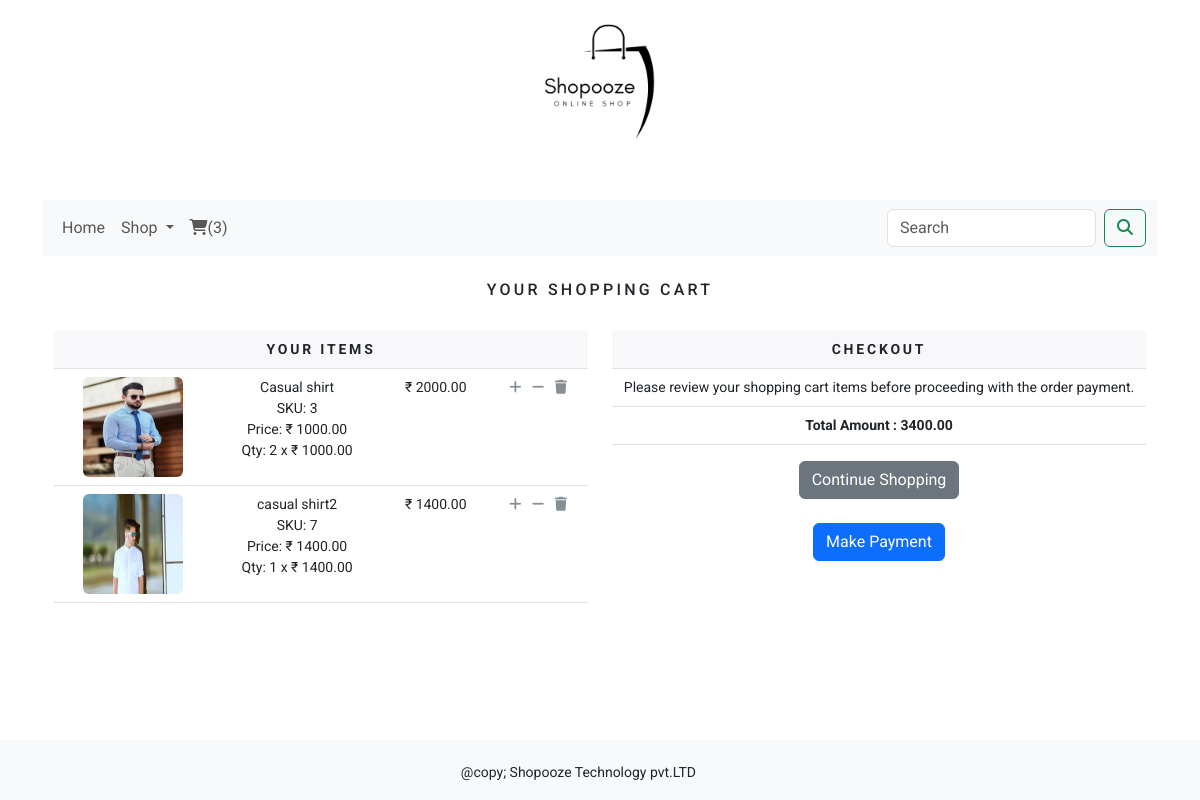
Page /cart/ on the committed database.
### cart/models.py (models this page shows, shortened)
class CartItem(models.Model):
    product = models.ForeignKey(Product, on_delete=models.CASCADE)
    cart = models.ForeignKey(Cart, on_delete=models.CASCADE)
    quantity = models.IntegerField()
    active = models.BooleanField(default=True)
    class Meta:
        db_table = 'CartItem'
    def sub_total(self):
        return self.product.price * self.quantity

### ecommerce_app/models.py (models this page shows, shortened)
class Product(models.Model):
    name = models.CharField(max_length=250, unique=True)
    slug = models.SlugField(max_length=250, unique=True)
    description = models.TextField(blank=True)
    price = models.DecimalField(max_digits=10, decimal_places=2)
    category = models.ForeignKey(Category, on_delete=models.CASCADE)
    image = models.ImageField(upload_to='product', blank=True)
    stock = models.IntegerField()
    available = models.BooleanField(default=True)
    created = models.DateTimeField(auto_now_add=True)
    updated = models.DateTimeField(auto_now=True)
    class Meta:
        ordering = ('name',)
        verbose_name = 'product'
        verbose_name_plural = 'products'

### cart/views.py (the view)
# urls.py: path('', views.cart_detail, name='cart_detail'),
def cart_detail(request, total=0, counter=0, cart_items=None):
    try:
        cart = Cart.objects.get(cart_id=_cart_id(request))
        cart_items = CartItem.objects.filter(cart=cart, active=True)
        for cart_item in cart_items:
            total += (cart_item.product.price * cart_item.quantity)
            counter += cart_item.quantity
    except ObjectDoesNotExist:
        pass
    return render(request, 'cart.html', dict(cart_items=cart_items, total=total, counter=counter))

### cart/context_processors.py (called while the page is built)
def counter(request):
    item_count = 0
    if 'admin' in request.path:
        return {}
    else:
        try:
            cart = Cart.objects.filter(cart_id=_cart_id(request))
            car_items = CartItem.objects.all().filter(cart=cart[:1])
            for cart_item in car_items:
                item_count += cart_item.quantity
        except Cart.DoesNotExist:
            item_count = 0
    return dict(item_count=item_count)

### cart/views.py (called while the page is built)
def _cart_id(request):
    cart = request.session.session_key
    if not cart:
        cart = request.session.create()
        return cart

### ecommerce_app/context_processors.py (called while the page is built)
def menu_links(request):
    links = Category.objects.all()
    return dict(links=links)

### ecommerce_app/models.py (called while the page is built)
    def get_url(self):
        return reverse('ecommerce_app:products_by_category', args=[self.slug])

### templates/cart.html (shortened to what this page needs)
{% extends 'base.html' %}
{% load static %}
{% block content %}
{% if not cart_items %}
<div>
    <div class="text-center">
        <br>
        <h1 class="text-center my_title">Your cart is empty...</h1>
        <br>
        <p class="text-center">
            Please Click <a href="{% url 'ecommerce_app:allProdCat' %}">Here</a> to continue your shopping.
        </p>
    </div>
</div>
{% else %}
<div>
    <div class="text-center">
        <br>
        <h1 class="text-center my_title">Your Shopping Cart</h1>
        <br>
    </div>
</div>
<div class="row mx-auto">
    <div class="col-12 col-sm-12 col-md-12 col-lg-6 text-center">
        <table class="table my_custom_table">
            <thead class="my_custom_thead">
            <tr>
                <th colspan="5">
                    Your Items
                </th>
            </tr>
            </thead>
            <tbody>
            {% for cart_item in cart_items %}
            <tr>
                <td>
                    <a href="cart_item.product.get_absolute_url"><img src="{{cart_item.product.image.url}}" alt="" class="float-left rounded custom_image" width="100px" height="100px"></a>
                </td>
                <td class="text-left">
                    {{ cart_item.product.name}}
                    <br>
                    SKU:  {{cart_item.product.id}}
                    <br>
                    Price: &#8377; {{cart_item.product.price}}
                    <br>
                    Qty: {{cart_item.quantity}} x &#8377; {{cart_item.product.price}}
                </td>
                <td>
                    &#8377; {{cart_item.sub_total}}
                </td>
                {%  if cart_item.quantity < cart_item.product.stock %}
                <td>
                    <a href="{% url 'cart:add_cart' cart_item.product.id %}" class="custom_a"><i class="fa-solid fa-plus custom_icon"></i></a>
                    &nbsp;&nbsp;<a href="{% url 'cart:cart_remove' cart_item.product.id %}" class="custom_a"><i class="fa-solid fa-minus custom_icon"></i></a>
                    &nbsp;&nbsp;<a href="{% url 'cart:full_remove' cart_item.product.id %}" class="custom_a"><i class="fa-solid fa-trash custom_icon"></i></a>
                </td>
                {% else %}
                <td>
                    &nbsp;&nbsp;<a href="{% url 'cart:cart_remove' cart_item.product.id %}" class="custom_a"><i class="fa-solid fa-minus custom_icon"></i></a>
                    &nbsp;&nbsp;<a href="{% url 'cart:full_remove' cart_item.product.id %}" class="custom_a"><i class="fa-solid fa-trash custom_icon"></i></a>
                </td>
                {% endif %}
            </tr>
            {% endfor %}
            </tbody>
        </table>
    </div>
    <div class="col-12 col-sm-12 col-md-12 col-lg-6 text-center">
        <table class="table my_custom_table">
            <thead class="my_custom_thead">
            <tr>
                <th colspan="5">
                    Checkout
                </th>
            </tr>
            </thead>
            <tbody>
            <tr>
                <td>
                    Please review your shopping cart items before proceeding with the  order payment.
                </td>
            </tr>
            <tr>
                <td class="text_left">
                    <b>Total Amount :</b> <strong>{{ total }}</strong>
                </td>
            </tr>
            </tbody>
        </table>
        <div class="mx-auto">
            <a href="{% url 'ecommerce_app:allProdCat' %}" class="btn btn-secondary btn-block my_custom_button">Continue Shopping</a>
        </div>
        <br>
        <div class="mx-auto">
            <a href="{% url 'ecommerce_app:allProdCat' %}" class="btn btn-primary btn-block my_custom_button">Make Payment</a>
        </div>
        <br>
        {% endif %}
    </div>
</div>
{% endblock %}

### static/css/custom.css (style rules this page uses)
body { font-family: 'Roboto', sans-serif; }
.my_title { font-size: 16px; text-transform: uppercase; letter-spacing: .2em; }
.my_custom_table { min-width:400px; font-size:14px; }
.my_custom_thead { font-weight:normal; text-transform:uppercase; letter-spacing: .2em; background-color:#f8f8fa!important; }
.custom_a { text-decoration:none; }
.custom_icon { text-decoration:none; color:#868e96!important; }
.my_custom_button { margin_top:5px; }

### rows in the picture
CartItem: product.image (picture), product.name "Casual shirt", product.id "3", product.price "1000.00", quantity "2", sub_total "2000.00"
CartItem: product.image (picture), product.name "casual shirt2", product.id "7", product.price "1400.00", quantity "1", sub_total "1400.00"

### other values in the picture
{{ item_count }} "3"
{{ total }} "3400.00"
